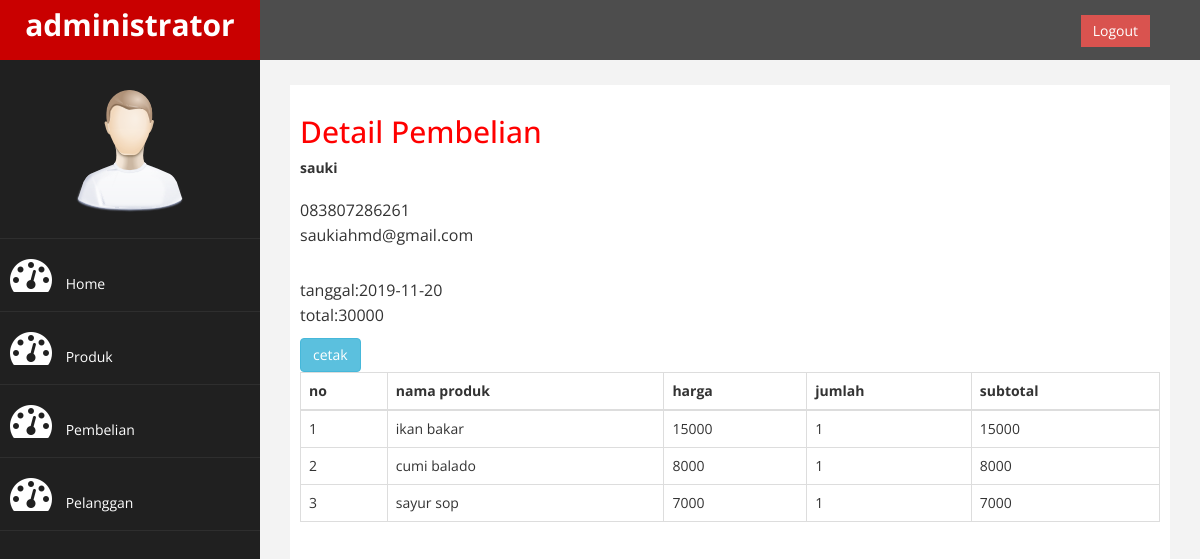
Screenshot of /admin/index.php?halaman=detail&id=40 (signed in) with the database file from the repository.
### tables this page shows
CREATE TABLE `pembelian` (
  `id_pembelian` int(11) NOT NULL,
  `id_pelanggan` int(11) NOT NULL,
  `tanggal_pembelian` date NOT NULL,
  `total_pembelian` int(11) NOT NULL
);

CREATE TABLE `pelanggan` (
  `id_pelanggan` int(11) NOT NULL,
  `email_pelanggan` varchar(100) NOT NULL,
  `password_pelanggan` varchar(50) NOT NULL,
  `nama_pelanggan` varchar(100) NOT NULL,
  `telepon_pelanggan` varchar(25) NOT NULL
);

CREATE TABLE `pembelian_produk` (
  `id_pembelian_produk` int(11) NOT NULL,
  `id_pembelian` int(11) NOT NULL,
  `id_produk` int(11) NOT NULL,
  `jumlah` int(11) NOT NULL,
  `nama` char(20) NOT NULL,
  `harga` int(11) NOT NULL
);

CREATE TABLE `produk` (
  `id_produk` int(11) NOT NULL,
  `nama_produk` varchar(100) NOT NULL,
  `harga_produk` int(11) NOT NULL,
  `foto_produk` varchar(100) NOT NULL,
  `deskripsi_produk` text NOT NULL
);

### admin/detail.php (the view, shortened to what this page needs)
<h2>Detail Pembelian</h2>
<?php
	$ambil = $koneksi->query("SELECT * FROM pembelian JOIN pelanggan ON pembelian.id_pelanggan=pelanggan.id_pelanggan WHERE pembelian.id_pembelian='$_GET[id]'");
	$detail = $ambil->fetch_assoc();
?>
<strong><?php echo $detail['nama_pelanggan']; ?></strong><br>
<p>
	<?php echo $detail['telepon_pelanggan']; ?><br>
	<?php echo $detail['email_pelanggan']; ?>
</p>
<p>
	tanggal:<?php echo $detail['tanggal_pembelian']; ?><br>
	total:<?php echo $detail['total_pembelian']; ?>
</p>
<table class="table table-bordered">
	<thead>
		<tr>
			<th>no</th>
			<th>nama produk</th>
			<th>harga</th>
			<th>jumlah</th>
			<th>subtotal</th>
		</tr>
	</thead>
	<tbody>
		<?php $nomor=1;
		if (isset($_GET['id'])) {
			$id = $_GET['id'];
		}
		?>
		<?php $ambil=$koneksi->query("SELECT * FROM pembelian_produk JOIN produk on pembelian_produk.id_produk=produk.id_produk WHERE pembelian_produk.id_pembelian='$_GET[id]'"); ?>
		<?php while($pecah=$ambil->fetch_assoc()) { ?>
		<tr>
			<td><?php echo $nomor; ?></td>
			<td><?php echo $pecah['nama_produk']; ?></td>
			<td><?php echo $pecah['harga_produk']; ?></td>
			<td><?php echo $pecah['jumlah']; ?></td>
			<td>
				<?php echo $pecah['harga_produk']*$pecah['jumlah']; ?>
			</td>
		</tr>
		<?php $nomor++; ?>
		<?php } ?>
		<a href="cetak.php?id=<?= $id?>" class="btn btn-info">cetak</a>
	</tbody>
</table>

### admin/assets/css/custom.css (style rules this page uses)
body { font-family: 'Open Sans', sans-serif; }
h2 { color: #f00; }
p { font-size:16px; line-height:25px; padding-top:20px; }

### rows the page displays
pembelian: id_pelanggan.nama_pelanggan "sauki", id_pelanggan.telepon_pelanggan "083807286261", id_pelanggan.email_pelanggan "saukiahmd@gmail.com", tanggal_pembelian "2019-11-20", total_pembelian "30000"
pembelian_produk: id_produk.nama_produk "ikan bakar", id_produk.harga_produk "15000", jumlah "1", $pecah['harga_produk']*$pecah['jumlah'] "15000"
pembelian_produk: id_produk.nama_produk "cumi balado", id_produk.harga_produk "8000", jumlah "1", $pecah['harga_produk']*$pecah['jumlah'] "8000"
pembelian_produk: id_produk.nama_produk "sayur sop", id_produk.harga_produk "7000", jumlah "1", $pecah['harga_produk']*$pecah['jumlah'] "7000"
